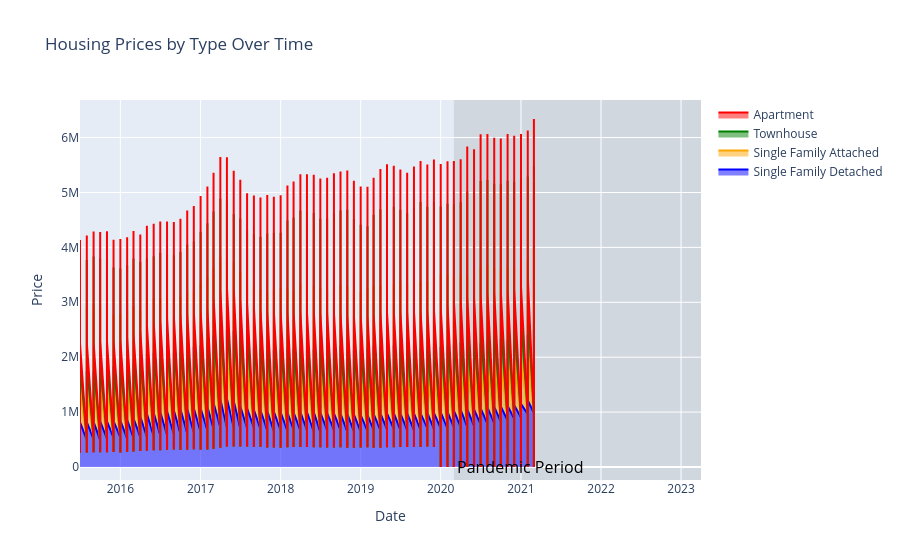

The code cell stored with this chart in its notebook:
### Code cell
import pandas as pd
import plotly.graph_objects as go

# Load housing data
df = pd.read_csv('mls.csv')

# Create a new column to indicate whether the date is within the pandemic period
df['Pandemic'] = df['Date'].apply(lambda x: 'Yes' if x >= '2020-03-01' else 'No')

# Create a stacked area chart
fig = go.Figure()
fig.add_trace(go.Scatter(x=df['Date'], y=df['SFDetachBenchmark'], name='Single Family Detached',
                         stackgroup='one', line=dict(color='blue')))
fig.add_trace(go.Scatter(x=df['Date'], y=df['SFAttachBenchmark'], name='Single Family Attached',
                         stackgroup='one', line=dict(color='orange')))
fig.add_trace(go.Scatter(x=df['Date'], y=df['THouseBenchmark'], name='Townhouse', 
                         stackgroup='one', line=dict(color='green')))
fig.add_trace(go.Scatter(x=df['Date'], y=df['ApartBenchmark'], name='Apartment', 
                         stackgroup='one', line=dict(color='red')))
fig.update_layout(title='Housing Prices by Type Over Time',
                  xaxis_title='Date', yaxis_title='Price', 
                  hovermode='x unified',
                  hoverlabel=dict(bgcolor='white', font_size=14))
# Shade the area of the chart during the pandemic period
fig.update_layout(shapes=[dict(type='rect', xref='x', yref='paper', x0='2020-03-01', y0=0, x1='2023-04-02', y1=1, 
                               fillcolor='gray', opacity=0.2, layer='below', line_width=0)])
# Add text to indicate the pandemic period
fig.add_annotation(x='2021-01-01', y=0.95, text='Pandemic Period', showarrow=False,
                   font=dict(color='black', size=16))
fig.show()

### Figure 1 — Plotly figure (JSON) as saved in the notebook; plotly's stock layout.template omitted (floating-point values rounded to 4 significant figures; data arrays with more than 128 entries replaced by an {"elided": "..."} marker saying what was removed)
{"data": [{"line": {"color": "blue"}, "name": "Single Family Detached", "stackgroup": "one", "type": "scatter", "x": {"elided": "5091 str values"}, "y": {"elided": "5091 int values"}}, {"line": {"color": "orange"}, "name": "Single Family Attached", "stackgroup": "one", "type": "scatter", "x": {"elided": "5091 str values"}, "y": {"elided": "5091 int values"}}, {"line": {"color": "green"}, "name": "Townhouse", "stackgroup": "one", "type": "scatter", "x": {"elided": "5091 str values"}, "y": {"elided": "5091 int values"}}, {"line": {"color": "red"}, "name": "Apartment", "stackgroup": "one", "type": "scatter", "x": {"elided": "5091 str values"}, "y": {"elided": "5091 int values"}}], "layout": {"annotations": [{"font": {"color": "black", "size": 16}, "showarrow": false, "text": "Pandemic Period", "x": "2021-01-01", "y": 0.95}], "hoverlabel": {"bgcolor": "white", "font": {"size": 14}}, "hovermode": "x unified", "shapes": [{"fillcolor": "gray", "layer": "below", "line": {"width": 0}, "opacity": 0.2, "type": "rect", "x0": "2020-03-01", "x1": "2023-04-02", "xref": "x", "y0": 0, "y1": 1, "yref": "paper"}], "title": {"text": "Housing Prices by Type Over Time"}, "xaxis": {"title": {"text": "Date"}}, "yaxis": {"title": {"text": "Price"}}}}
